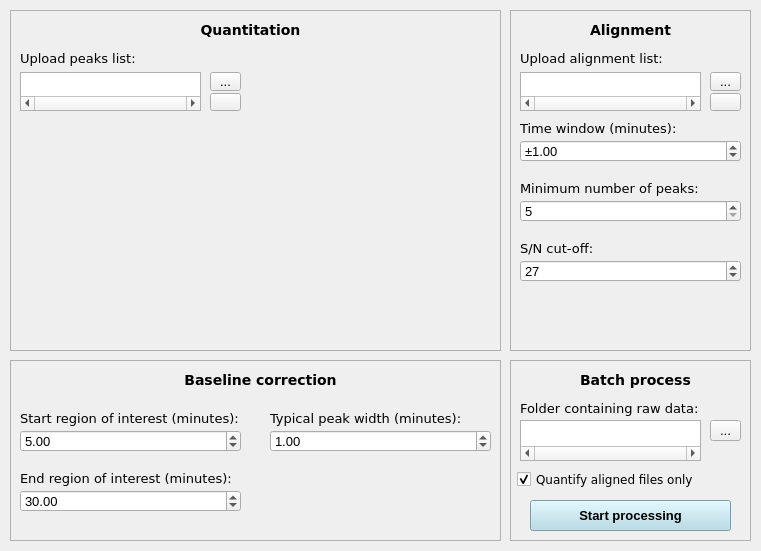
<?xml version="1.0" encoding="UTF-8"?>
<ui version="4.0">
 <class>Form</class>
 <widget class="QWidget" name="Form">
  <property name="geometry">
   <rect>
    <x>0</x>
    <y>0</y>
    <width>761</width>
    <height>551</height>
   </rect>
  </property>
  <property name="windowTitle">
   <string>Form</string>
  </property>
  <property name="styleSheet">
   <string notr="true">* {
    font-family: 'DejaVu Sans';
    font-size: 10pt; 
}

#frame_calibration_quantitation {
    border: 1px solid #b0b0b0;
}

#frame_alignment {
    border: 1px solid #b0b0b0;
}

#frame_batch_process {
    border: 1px solid #b0b0b0;
}

#frame_roi {
    border: 1px solid #b0b0b0;
}

QListWidget {
    border: 1px solid #b0b0b0;
}</string>
  </property>
  <widget class="QFrame" name="frame_calibration_quantitation">
   <property name="geometry">
    <rect>
     <x>10</x>
     <y>10</y>
     <width>491</width>
     <height>341</height>
    </rect>
   </property>
   <property name="frameShape">
    <enum>QFrame::StyledPanel</enum>
   </property>
   <property name="frameShadow">
    <enum>QFrame::Raised</enum>
   </property>
   <property name="lineWidth">
    <number>1</number>
   </property>
   <widget class="QLabel" name="label_roi">
    <property name="geometry">
     <rect>
      <x>160</x>
      <y>10</y>
      <width>161</width>
      <height>20</height>
     </rect>
    </property>
    <property name="font">
     <font>
      <family>DejaVu Sans</family>
      <pointsize>11</pointsize>
      <weight>75</weight>
      <bold>true</bold>
     </font>
    </property>
    <property name="styleSheet">
     <string notr="true">font-weight: bold;
font-size: 10.5pt</string>
    </property>
    <property name="text">
     <string>Quantitation</string>
    </property>
    <property name="alignment">
     <set>Qt::AlignCenter</set>
    </property>
   </widget>
   <widget class="QLabel" name="label_peaks_list">
    <property name="geometry">
     <rect>
      <x>10</x>
      <y>40</y>
      <width>211</width>
      <height>16</height>
     </rect>
    </property>
    <property name="font">
     <font>
      <family>DejaVu Sans</family>
      <pointsize>10</pointsize>
     </font>
    </property>
    <property name="text">
     <string>Upload peaks list:</string>
    </property>
   </widget>
   <widget class="QToolButton" name="open_peaks_list">
    <property name="geometry">
     <rect>
      <x>200</x>
      <y>62</y>
      <width>31</width>
      <height>19</height>
     </rect>
    </property>
    <property name="styleSheet">
     <string notr="true"/>
    </property>
    <property name="text">
     <string>...</string>
    </property>
   </widget>
   <widget class="QListWidget" name="path_peaks_list">
    <property name="geometry">
     <rect>
      <x>10</x>
      <y>62</y>
      <width>181</width>
      <height>39</height>
     </rect>
    </property>
    <property name="styleSheet">
     <string notr="true">font-size: 9pt;</string>
    </property>
    <property name="horizontalScrollBarPolicy">
     <enum>Qt::ScrollBarAlwaysOn</enum>
    </property>
    <property name="editTriggers">
     <set>QAbstractItemView::DoubleClicked</set>
    </property>
    <property name="alternatingRowColors">
     <bool>true</bool>
    </property>
   </widget>
   <widget class="QPushButton" name="pushButton_delete_peaks">
    <property name="geometry">
     <rect>
      <x>200</x>
      <y>83</y>
      <width>31</width>
      <height>18</height>
     </rect>
    </property>
    <property name="text">
     <string/>
    </property>
   </widget>
  </widget>
  <widget class="QFrame" name="frame_alignment">
   <property name="geometry">
    <rect>
     <x>510</x>
     <y>10</y>
     <width>241</width>
     <height>341</height>
    </rect>
   </property>
   <property name="frameShape">
    <enum>QFrame::StyledPanel</enum>
   </property>
   <property name="frameShadow">
    <enum>QFrame::Raised</enum>
   </property>
   <widget class="QLabel" name="label_alignment_list">
    <property name="geometry">
     <rect>
      <x>10</x>
      <y>40</y>
      <width>221</width>
      <height>16</height>
     </rect>
    </property>
    <property name="font">
     <font>
      <family>DejaVu Sans</family>
      <pointsize>10</pointsize>
     </font>
    </property>
    <property name="text">
     <string>Upload alignment list:</string>
    </property>
   </widget>
   <widget class="QLabel" name="label_alignment">
    <property name="geometry">
     <rect>
      <x>80</x>
      <y>10</y>
      <width>101</width>
      <height>20</height>
     </rect>
    </property>
    <property name="font">
     <font>
      <family>DejaVu Sans</family>
      <pointsize>11</pointsize>
      <weight>75</weight>
      <bold>true</bold>
     </font>
    </property>
    <property name="styleSheet">
     <string notr="true">font-weight: bold;
font-size: 10.5pt</string>
    </property>
    <property name="text">
     <string>Alignment</string>
    </property>
   </widget>
   <widget class="QToolButton" name="open_alignment_list">
    <property name="geometry">
     <rect>
      <x>200</x>
      <y>62</y>
      <width>31</width>
      <height>19</height>
     </rect>
    </property>
    <property name="sizePolicy">
     <sizepolicy hsizetype="Fixed" vsizetype="Maximum">
      <horstretch>0</horstretch>
      <verstretch>0</verstretch>
     </sizepolicy>
    </property>
    <property name="styleSheet">
     <string notr="true"/>
    </property>
    <property name="text">
     <string>...</string>
    </property>
   </widget>
   <widget class="QListWidget" name="path_alignment_list">
    <property name="geometry">
     <rect>
      <x>10</x>
      <y>62</y>
      <width>181</width>
      <height>39</height>
     </rect>
    </property>
    <property name="styleSheet">
     <string notr="true">font-size: 9pt;</string>
    </property>
    <property name="horizontalScrollBarPolicy">
     <enum>Qt::ScrollBarAlwaysOn</enum>
    </property>
    <property name="editTriggers">
     <set>QAbstractItemView::DoubleClicked</set>
    </property>
    <property name="alternatingRowColors">
     <bool>true</bool>
    </property>
   </widget>
   <widget class="QLabel" name="label_alignment_time_window">
    <property name="geometry">
     <rect>
      <x>10</x>
      <y>110</y>
      <width>201</width>
      <height>16</height>
     </rect>
    </property>
    <property name="font">
     <font>
      <family>DejaVu Sans</family>
      <pointsize>10</pointsize>
     </font>
    </property>
    <property name="text">
     <string>Time window (minutes):</string>
    </property>
   </widget>
   <widget class="QDoubleSpinBox" name="alignment_time_window">
    <property name="geometry">
     <rect>
      <x>10</x>
      <y>130</y>
      <width>221</width>
      <height>22</height>
     </rect>
    </property>
    <property name="prefix">
     <string>±</string>
    </property>
    <property name="value">
     <double>1.000000000000000</double>
    </property>
   </widget>
   <widget class="QSpinBox" name="alignment_min_peaks">
    <property name="geometry">
     <rect>
      <x>10</x>
      <y>190</y>
      <width>221</width>
      <height>22</height>
     </rect>
    </property>
    <property name="minimum">
     <number>5</number>
    </property>
    <property name="value">
     <number>5</number>
    </property>
   </widget>
   <widget class="QLabel" name="label_alignment_sn_cutoff">
    <property name="geometry">
     <rect>
      <x>10</x>
      <y>230</y>
      <width>201</width>
      <height>16</height>
     </rect>
    </property>
    <property name="font">
     <font>
      <family>DejaVu Sans</family>
      <pointsize>10</pointsize>
      <italic>false</italic>
     </font>
    </property>
    <property name="text">
     <string>S/N cut-off:</string>
    </property>
   </widget>
   <widget class="QLabel" name="label_alignment_min_peak">
    <property name="geometry">
     <rect>
      <x>10</x>
      <y>170</y>
      <width>211</width>
      <height>16</height>
     </rect>
    </property>
    <property name="font">
     <font>
      <family>DejaVu Sans</family>
      <pointsize>10</pointsize>
      <italic>false</italic>
     </font>
    </property>
    <property name="text">
     <string>Minimum number of peaks:</string>
    </property>
   </widget>
   <widget class="QSpinBox" name="alignment_sn_cutoff">
    <property name="geometry">
     <rect>
      <x>10</x>
      <y>250</y>
      <width>221</width>
      <height>22</height>
     </rect>
    </property>
    <property name="minimum">
     <number>0</number>
    </property>
    <property name="maximum">
     <number>9999</number>
    </property>
    <property name="value">
     <number>27</number>
    </property>
   </widget>
   <widget class="QPushButton" name="pushButton_delete_alignment">
    <property name="geometry">
     <rect>
      <x>200</x>
      <y>83</y>
      <width>31</width>
      <height>18</height>
     </rect>
    </property>
    <property name="text">
     <string/>
    </property>
   </widget>
  </widget>
  <widget class="QFrame" name="frame_batch_process">
   <property name="geometry">
    <rect>
     <x>510</x>
     <y>360</y>
     <width>241</width>
     <height>181</height>
    </rect>
   </property>
   <property name="frameShape">
    <enum>QFrame::StyledPanel</enum>
   </property>
   <property name="frameShadow">
    <enum>QFrame::Raised</enum>
   </property>
   <widget class="QLabel" name="label_mzxml">
    <property name="geometry">
     <rect>
      <x>10</x>
      <y>40</y>
      <width>211</width>
      <height>16</height>
     </rect>
    </property>
    <property name="font">
     <font>
      <family>DejaVu Sans</family>
      <pointsize>10</pointsize>
     </font>
    </property>
    <property name="text">
     <string>Folder containing raw data:</string>
    </property>
   </widget>
   <widget class="QListWidget" name="path_mzxml">
    <property name="geometry">
     <rect>
      <x>10</x>
      <y>60</y>
      <width>181</width>
      <height>41</height>
     </rect>
    </property>
    <property name="styleSheet">
     <string notr="true">font-size: 9pt;</string>
    </property>
    <property name="horizontalScrollBarPolicy">
     <enum>Qt::ScrollBarAlwaysOn</enum>
    </property>
    <property name="editTriggers">
     <set>QAbstractItemView::DoubleClicked</set>
    </property>
    <property name="alternatingRowColors">
     <bool>true</bool>
    </property>
   </widget>
   <widget class="QToolButton" name="open_mzxml_path">
    <property name="geometry">
     <rect>
      <x>200</x>
      <y>60</y>
      <width>31</width>
      <height>21</height>
     </rect>
    </property>
    <property name="styleSheet">
     <string notr="true"/>
    </property>
    <property name="text">
     <string>...</string>
    </property>
   </widget>
   <widget class="QPushButton" name="pushButton_start_processing">
    <property name="geometry">
     <rect>
      <x>20</x>
      <y>140</y>
      <width>201</width>
      <height>31</height>
     </rect>
    </property>
    <property name="styleSheet">
     <string notr="true">background-color: lightblue;
color: black;
font-size: 10pt;
font-weight: bold;</string>
    </property>
    <property name="text">
     <string>Start processing</string>
    </property>
   </widget>
   <widget class="QCheckBox" name="quantify_aligned">
    <property name="geometry">
     <rect>
      <x>7</x>
      <y>110</y>
      <width>231</width>
      <height>18</height>
     </rect>
    </property>
    <property name="font">
     <font>
      <family>DejaVu Sans</family>
      <pointsize>9</pointsize>
     </font>
    </property>
    <property name="styleSheet">
     <string notr="true">font-size: 9pt</string>
    </property>
    <property name="text">
     <string>Quantify aligned files only</string>
    </property>
    <property name="checked">
     <bool>true</bool>
    </property>
   </widget>
   <widget class="QLabel" name="label_batch_process">
    <property name="geometry">
     <rect>
      <x>70</x>
      <y>10</y>
      <width>121</width>
      <height>20</height>
     </rect>
    </property>
    <property name="font">
     <font>
      <family>DejaVu Sans</family>
      <pointsize>11</pointsize>
      <weight>75</weight>
      <bold>true</bold>
     </font>
    </property>
    <property name="styleSheet">
     <string notr="true">font-weight: bold;
font-size: 10.5pt</string>
    </property>
    <property name="text">
     <string>Batch process</string>
    </property>
   </widget>
  </widget>
  <widget class="QFrame" name="frame_roi">
   <property name="geometry">
    <rect>
     <x>10</x>
     <y>360</y>
     <width>491</width>
     <height>181</height>
    </rect>
   </property>
   <property name="frameShape">
    <enum>QFrame::StyledPanel</enum>
   </property>
   <property name="frameShadow">
    <enum>QFrame::Raised</enum>
   </property>
   <widget class="QLabel" name="label_quantitation_3">
    <property name="geometry">
     <rect>
      <x>90</x>
      <y>10</y>
      <width>321</width>
      <height>20</height>
     </rect>
    </property>
    <property name="font">
     <font>
      <family>DejaVu Sans</family>
      <pointsize>11</pointsize>
      <weight>75</weight>
      <bold>true</bold>
     </font>
    </property>
    <property name="styleSheet">
     <string notr="true">font-weight: bold;
font-size: 10.5pt</string>
    </property>
    <property name="text">
     <string>Baseline correction</string>
    </property>
    <property name="alignment">
     <set>Qt::AlignCenter</set>
    </property>
   </widget>
   <widget class="QDoubleSpinBox" name="roi_start">
    <property name="geometry">
     <rect>
      <x>10</x>
      <y>70</y>
      <width>221</width>
      <height>22</height>
     </rect>
    </property>
    <property name="maximum">
     <double>1000.000000000000000</double>
    </property>
    <property name="value">
     <double>5.000000000000000</double>
    </property>
   </widget>
   <widget class="QLabel" name="label_roi_start">
    <property name="geometry">
     <rect>
      <x>10</x>
      <y>50</y>
      <width>231</width>
      <height>16</height>
     </rect>
    </property>
    <property name="font">
     <font>
      <family>DejaVu Sans</family>
      <pointsize>10</pointsize>
     </font>
    </property>
    <property name="text">
     <string>Start region of interest (minutes):</string>
    </property>
   </widget>
   <widget class="QDoubleSpinBox" name="roi_end">
    <property name="geometry">
     <rect>
      <x>10</x>
      <y>130</y>
      <width>221</width>
      <height>22</height>
     </rect>
    </property>
    <property name="maximum">
     <double>1000.000000000000000</double>
    </property>
    <property name="value">
     <double>30.000000000000000</double>
    </property>
   </widget>
   <widget class="QLabel" name="label_roi_end">
    <property name="geometry">
     <rect>
      <x>10</x>
      <y>110</y>
      <width>221</width>
      <height>16</height>
     </rect>
    </property>
    <property name="font">
     <font>
      <family>DejaVu Sans</family>
      <pointsize>10</pointsize>
     </font>
    </property>
    <property name="text">
     <string>End region of interest (minutes):</string>
    </property>
   </widget>
   <widget class="QDoubleSpinBox" name="peak_width">
    <property name="geometry">
     <rect>
      <x>260</x>
      <y>70</y>
      <width>221</width>
      <height>22</height>
     </rect>
    </property>
    <property name="maximum">
     <double>10.000000000000000</double>
    </property>
    <property name="value">
     <double>1.000000000000000</double>
    </property>
   </widget>
   <widget class="QLabel" name="label_peak_width">
    <property name="geometry">
     <rect>
      <x>260</x>
      <y>50</y>
      <width>221</width>
      <height>16</height>
     </rect>
    </property>
    <property name="font">
     <font>
      <family>DejaVu Sans</family>
      <pointsize>10</pointsize>
     </font>
    </property>
    <property name="text">
     <string>Typical peak width (minutes):</string>
    </property>
   </widget>
  </widget>
 </widget>
 <resources/>
 <connections/>
</ui>
